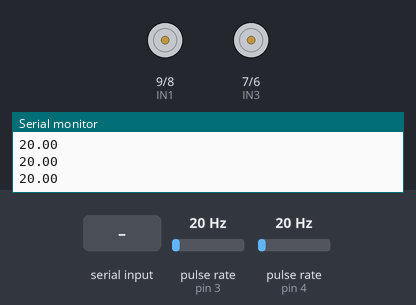
Simulated run of this sketch. Board: Arduino Uno, built with avr-gcc and run on an emulated ATmega328P. On the bench: motor-driver pin pairs drawn as motors (green arrow = first pin HIGH = forward, orange = second pin HIGH = backward, longer = more drive, scaled by the enable pin), the last lines printed to the serial monitor. Wiring (inferred from the names in the program): 2 × pulse sensor: data pin 3 / data pin 4. Inputs (shaded band) come from the test bench; at power-on: pulse rate (sensors on pin 3, pin 4) 20 Hz.

Above: at 0.9 s.
1.3 s: "f" received over Serial
At 2.3 s:
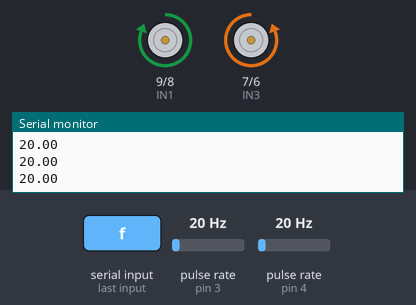
3.1 s: "r" received over Serial
At 3.6 s:
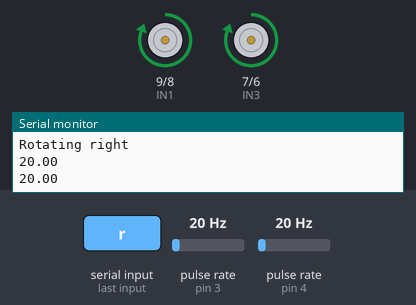
4.7 s: "l" received over Serial
At 6.0 s:
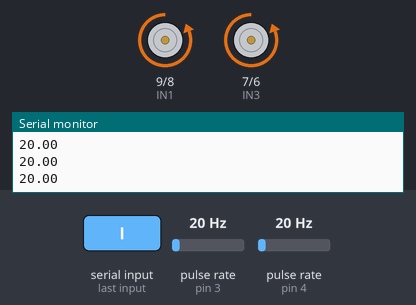
6.3 s: "b" received over Serial
At 7.2 s:
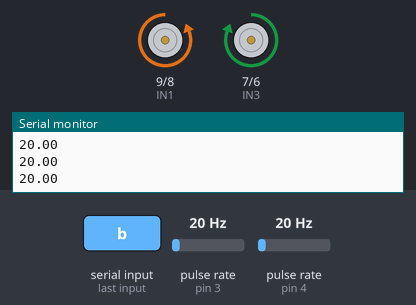
7.9 s: pulse rate (sensor on pin 3) set to 100 Hz
At 8.3 s:
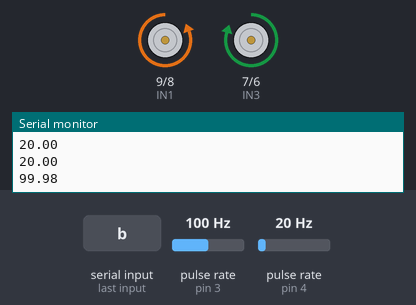
10.9 s: pulse rate (sensor on pin 4) set to 150 Hz
At 11.43 s:
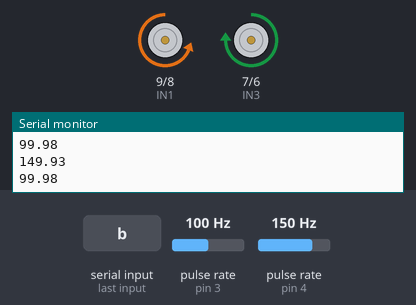
Timing chart, 0 to 14.9 s (numbered marks = the images above; inputs shaded):
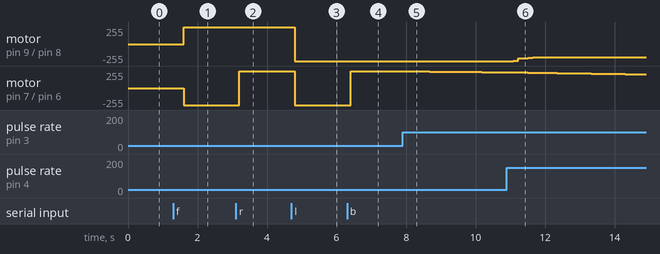

The sketch:

Team01-car-Proto.ino
```cpp
//The prototype code to achieve team01's goals in the ACD project
//Jeremy Mang
//25-03-2021

#include <Arduino.h>
#include <PID_v1.h>

//Important constants
int motor_pins[] = {10, 9, 8, 7, 6, 5};
#define NUM_OF_MOTOR_PIN 5
#define ENA 10
#define IN1 9
#define IN2 8
#define ENB 5
#define IN3 7
#define IN4 6
#define MOTOR_SPEED 255

#define MOTOR_A_ENCODER 4
#define MOTOR_B_ENCODER 3
#define ENCODER_TICKS 20

//PID loop constants
#define TIME_STEP 100 //Tells the Uno to sample and adjust the motor speed in milliseconds
double prev_error, integral = 0;
double Kp = 0.4;
double Ki = 1.143;
double Kd = 0.0035;
#define MAX_PWM 255
#define MIN_PWM 200
double motor_A_freq_input, motor_A_freq_output;
double motor_B_freq_input, motor_B_freq_output;
double motor_freq_set = 90;//Set the encoder frequency of the motor

//Object declarations
PID motor_A(&motor_A_freq_input, &motor_A_freq_output, &motor_freq_set, Kp, Ki, Kd, DIRECT);
PID motor_B(&motor_B_freq_input, &motor_B_freq_output, &motor_freq_set, Kp, Ki, Kd, DIRECT);

//Function prototypes
//Initialisers
void init_motor();
void init_encoder();
void init_pid();
//Motor directions
void motor_direction(char c);
void forward();
void reverse();
void left();
void right();
void halt();
//PID control
double encoder_frequency(int motor_encoder);

void setup() {
    Serial.begin(9600);
    init_motor();
    init_encoder();
    init_pid();

}

void loop() {
    if (Serial.available()) {
        motor_direction(Serial.read());
    }
    //Adjust speed via PID loop
    motor_A_freq_input = encoder_frequency(MOTOR_A_ENCODER);
    motor_B_freq_input = encoder_frequency(MOTOR_B_ENCODER);
    motor_A.Compute();
    motor_B.Compute();
    analogWrite(ENA, motor_A_freq_output);
    analogWrite(ENB, motor_B_freq_output);

    delay(TIME_STEP);
}

/////////////////////////////////////////////////////////////////////////////////////////////////////////////////
//Function declarations here

//Initialise motor pins
void init_motor() {
    //Set the all motor pins to be output
    for (int i = 0; i < NUM_OF_MOTOR_PIN; i +=1) {
        pinMode(motor_pins[i], OUTPUT);
    }
    //Set the speed of the motors
    analogWrite(ENA, MOTOR_SPEED);
    analogWrite(ENB, MOTOR_SPEED);

}
//Initialise encoder pins
void init_encoder() {
    //Set pin 2 and 3 as input
    pinMode(MOTOR_A_ENCODER, INPUT);
    pinMode(MOTOR_B_ENCODER, INPUT);
}
//Initialise PID system
void init_pid() {
    //Turn on the PID
    motor_A.SetMode(AUTOMATIC);
    motor_B.SetMode(AUTOMATIC);
    //Set constraints on PID
    motor_A.SetOutputLimits(MIN_PWM, MAX_PWM);
    motor_B.SetOutputLimits(MIN_PWM, MAX_PWM);
}

//Control the motor direction
void motor_direction(char c) {

        //Move Forward
        if (c == 'f') {
            Serial.print("Moving forwards\n");
            forward();
        }
        //Rotate right
        else if (c == 'r') {
            Serial.print("Rotating right\n");
            right();
        }
        //Rotate left
        else if (c == 'l') {
            Serial.print("Rotating left\n");
            left();
        }
        //Reverse
        else if (c == 'b') {
            Serial.print("Reversing\n");
            reverse();
        }
        //Stop
        else if (c == 's') {
            Serial.print("Stop\n");
            halt();
        }
}

//Motor directions here:
void forward() {
    digitalWrite(IN1, HIGH);
    digitalWrite(IN2, LOW);
    digitalWrite(IN3, LOW);
    digitalWrite(IN4, HIGH);
}
void reverse() {
    digitalWrite(IN1, LOW);
    digitalWrite(IN2, HIGH);
    digitalWrite(IN3, HIGH);
    digitalWrite(IN4, LOW);
}
void left() {
    digitalWrite(IN1, LOW);
    digitalWrite(IN2, HIGH);
    digitalWrite(IN3, LOW);
    digitalWrite(IN4, HIGH);
}
void right() {
    digitalWrite(IN1, HIGH);
    digitalWrite(IN2, LOW);
    digitalWrite(IN3, HIGH);
    digitalWrite(IN4, LOW);
}
void halt() {
    digitalWrite(IN1, LOW);
    digitalWrite(IN2, LOW);
    digitalWrite(IN3, LOW);
    digitalWrite(IN4, LOW);
}

//Returns the frequency of the encoder signal of the motor and is
//related to rpm
double encoder_frequency(int motor_encoder) {

    unsigned long T_on = pulseIn(motor_encoder, HIGH);//in microseconds
    unsigned long T_off = pulseIn(motor_encoder, LOW);

    //No signal
    if (!T_on && !T_off) {
        return 0.0;
    }

    //Debugging
    //Serial.println(T_on);
    //Serial.println(T_off);

    //Find the time period of the wave = Ton + Toff (One tick)
    double T_period = double(T_on + T_off);
    //Serial.println(T_period);

    //Do not print inf
    if ( !isinf(T_period) || !isnan(T_period)) {
        double frequency = 1000000 / T_period;
        Serial.println(frequency);
        return frequency;
    }
    //Serial.println(0.0);
    return 0.0;

}
```

Measured:
- after the input at 1.3 s, motor on pin 9 (IN1) / pin 8 (IN2): stopped → forward 255/255 after 0.30 s; motor on pin 7 (IN3) / pin 6 (IN4): stopped → backward 255/255 after 0.30 s
- after the input at 3.1 s, motor on pin 7 (IN3) / pin 6 (IN4): backward 255/255 → forward 255/255 after 0.10 s
- after the input at 4.7 s, motor on pin 9 (IN1) / pin 8 (IN2), motor on pin 7 (IN3) / pin 6 (IN4): forward 255/255 → backward 255/255 after 0.10 s
- after the input at 6.3 s, motor on pin 7 (IN3) / pin 6 (IN4): backward 255/255 → forward 255/255 after 0.10 s
- after the input at 7.9 s, motor on pin 7 (IN3) / pin 6 (IN4): moves from forward 255/255 to forward 238/255 over 2.5 s, starting after 0.28 s
- after the input at 10.9 s, motor on pin 9 (IN1) / pin 8 (IN2): moves from backward 255/255 to backward 200/255 over 0.56 s, starting after 0.18 s
